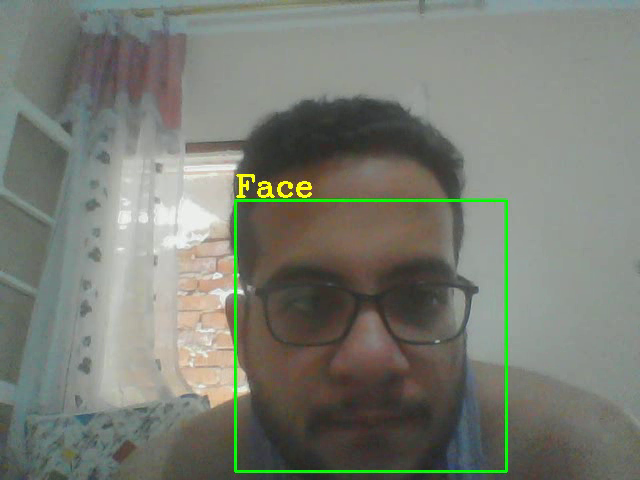
#> input picture frame 15 of Introduct to Image processing/HaarCascade/FaceDetection.avi, 640 x 480 px, given in place of vtest.avi, which was not available
$ jupyter execute 'Motion detection and Car Count.ipynb'   (text cells are left out)
#> lines starting #> are read from the running program, lines starting #| are printed output that depends on the picture; after the words box and inside, x2 and y2 are one past the last pixel; in counts of white or black regions, pixels touching at a corner belong together; pictures that were not available may be replaced by others from this repository, and a replacement may not be noted
[cell 1]
import numpy as np
import matplotlib.pyplot as plt
import cv2
import datetime
import os
from time import sleep
# from tracker import *

[cell 2]
cap = cv2.VideoCapture('vtest.avi')
# frame_width = int( cap.get(cv2.CAP_PROP_FRAME_WIDTH))
# frame_height =int( cap.get( cv2.CAP_PROP_FRAME_HEIGHT))

# print(frame_width, frame_height)

fourcc =cv2.VideoWriter_fourcc(*'XVID')
output = cv2.VideoWriter('output Motion Detection.avi',fourcc, 5.0,(1280,720))

_, frame1 = cap.read()
#> frame1 is the input picture: shape (480, 640, 3); mean B, G, R 115, 124.7, 121.3
_, frame2 = cap.read()
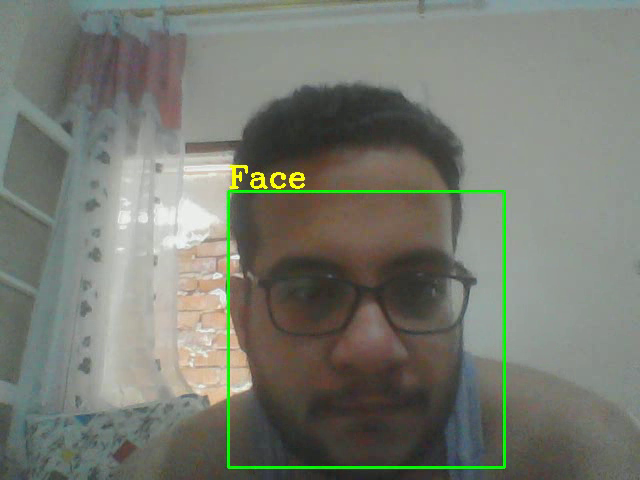
#> input picture frame 16 of Introduct to Image processing/HaarCascade/FaceDetection.avi, 640 x 480 px, given in place of vtest.avi, which was not available
#> frame2 is the input picture: shape (480, 640, 3); mean B, G, R 112.8, 122.6, 119.2

while cap.isOpened():
    movement = cv2.absdiff(frame1, frame2)
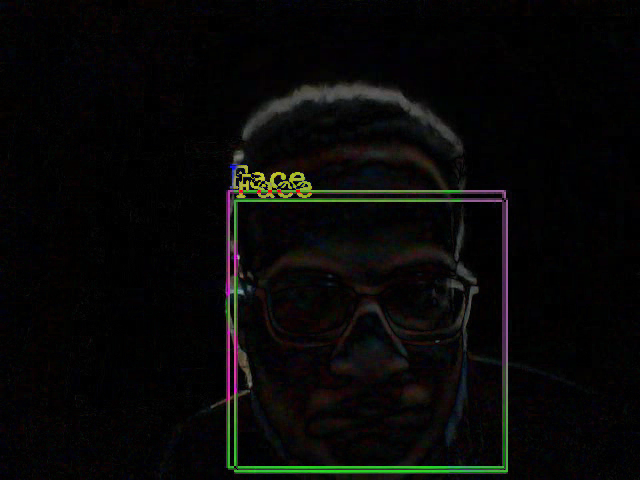
#> movement: shape (480, 640, 3); mean B, G, R 7.4, 8.1, 8.3
    gray = cv2.cvtColor(movement, cv2.COLOR_BGR2GRAY)

    blur = cv2.GaussianBlur(gray, (5,5),0)
    _, thresh = cv2.threshold(blur, 60, 255, cv2.THRESH_BINARY)
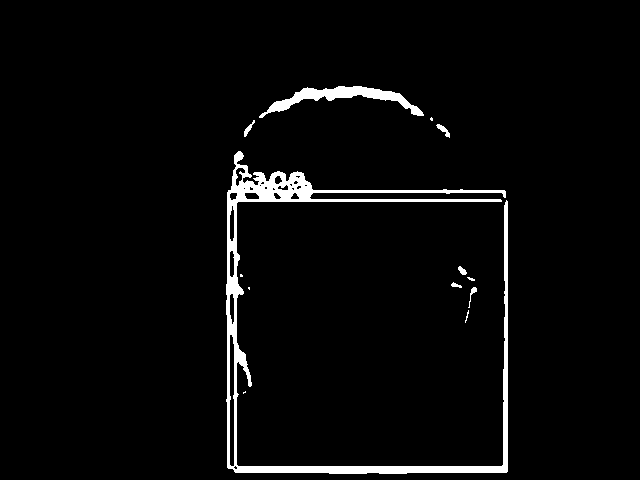
#> thresh: shape (480, 640); 3.4% white; 13 white regions (6 under 20 px), largest, box (x1, y1, x2, y2) and area: (226, 151, 508, 474) 8481, (259, 86, 424, 118) 1538, (436, 124, 450, 138) 74
    dilation = cv2.dilate(thresh,None, iterations= 5)
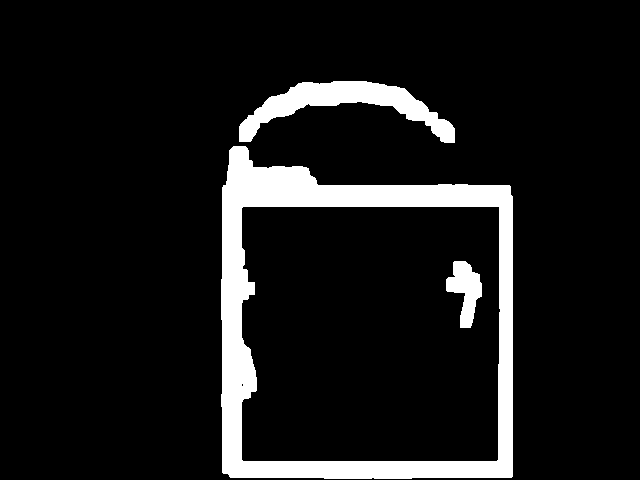
#> dilation: shape (480, 640); 9.6% white; 3 white regions
    contours,_ = cv2.findContours(dilation, cv2.RETR_TREE,
                                  cv2.CHAIN_APPROX_NONE)
#> contours = 5 contours, 1 with area under 20; largest, box (x1, y1, x2, y2) and area: (221, 146, 513, 479) 86769, (241, 206, 501, 462) 64720, (239, 81, 455, 143) 4606, (446, 261, 482, 328) 1248
#     cv2.drawContours(frame1,contours,-1,(0,255,0),1)

    for contour in contours:
        x,y,w,h = cv2.boundingRect(contour)

        if cv2.contourArea(contour) < 900:
            continue
        cv2.rectangle(frame1 , (x,y),(x+w, y+h),(0,255,0),2)
        cv2.putText(frame1, f'states: Movement',(10,30),
                    cv2.FONT_HERSHEY_SCRIPT_SIMPLEX,1,(0,0,255),2)
#> this loop made 5 passes
#> (x, y, w, h) on passes 1 to 5: (221, 146, 292, 333), (241, 383, 3, 4), (241, 206, 260, 256), (446, 261, 36, 67), (239, 81, 216, 62)
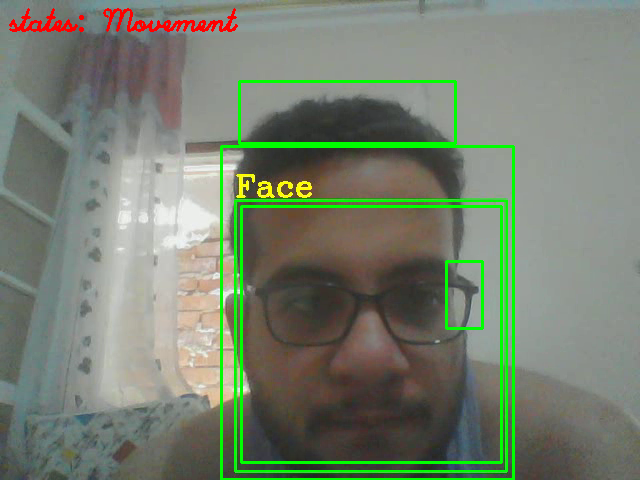
#> frame1: shape (480, 640, 3); 3.42% of pixels changed, all inside (x1, y1, x2, y2) = (9, 8, 515, 480)
    image = cv2.resize(frame1, (1280,720))
    output.write(image)
    cv2.imshow("gray", gray)
    cv2.imshow("dilation", dilation)
    cv2.imshow("feed", frame1)
    frame1 = frame2
    ret, frame2 = cap.read()
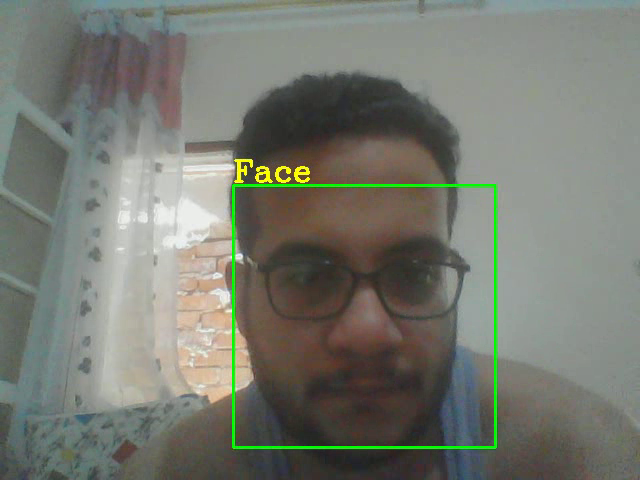
#> input picture frame 17 of Introduct to Image processing/HaarCascade/FaceDetection.avi, 640 x 480 px, given in place of vtest.avi, which was not available
#> frame2 is the input picture: shape (480, 640, 3); mean B, G, R 112.3, 121.7, 118.8
    if cv2.waitKey(40) == 27 or not ret:

#> (key Esc is pressed here)
        break

cv2.destroyAllWindows()
cap.release()
output.release()

[cell 3]
# [52 lines of commented-out code are left out]

[cell 4]
INTERESTED_W = 80
INTERESTED_H = 90
h_line = 550
offset = 6

cap = cv2.VideoCapture('tracking Object videos/CarStaticBackground.mp4')
fourcc= cv2.VideoWriter_fourcc(*'XVID')
#> fourcc = 1145656920
output = cv2.VideoWriter('countcars.mp4', fourcc, 10, (1280,720))
BGS = cv2.createBackgroundSubtractorMOG2()
count = 0
def get_center(x,y,w,h):
    w1 = int(w/2)
    h1 = int(h/2)
    center = (x+w1,y+h1)
    return center
def get_mask(img):
    gray = cv2.cvtColor(frame, cv2.COLOR_BGR2GRAY)
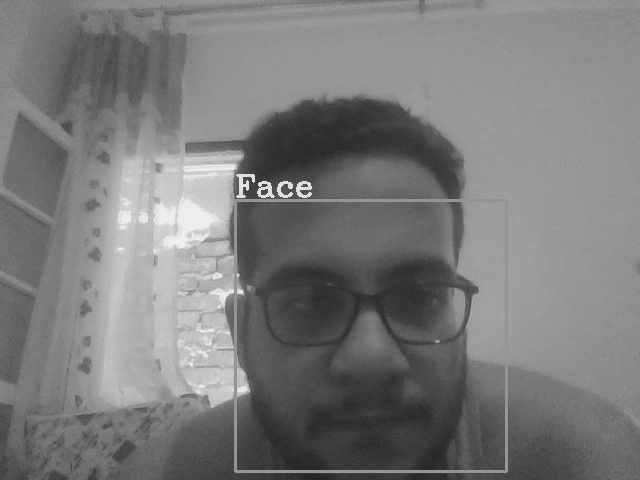
#> gray: shape (480, 640); min 33, max 244, mean 122.5
    blur = cv2.GaussianBlur(gray, (5,5),3)
    mask = BGS.apply(blur)
#> mask: shape (480, 640); every value is 127
    dilation = cv2.dilate(mask, np.ones((3,3)))

    return dilation
centers = []
while True:
    ret, frame= cap.read()
    if ret:
        mask = get_mask(frame)
        contours,_ = cv2.findContours(mask, cv2.RETR_TREE, cv2.CHAIN_APPROX_NONE)
#> contours = 1 contour; box (x1, y1, x2, y2) and area: (0, 0, 640, 480) 306081

        cv2.line(frame, (25, h_line), (1200, h_line), (176, 130, 39), 2)
        for contour in contours:
            (x,y,w,h) = cv2.boundingRect(contour)

#             validarea_contour = cv2.contourArea(contour) >= 1000
            validarea_contour = (w >= INTERESTED_W) and (h >= INTERESTED_H)
            if not validarea_contour:
                continue
            cv2.rectangle(frame , (x,y),(x+w,y+h), (0,255,0),2)
            center = get_center(x,y,w,h)
            centers.append(center)
            cv2.circle(frame, center,4, (0, 0, 255), -1)

            for x,y in centers :
                if h_line+offset > y > h_line - offset :
                    count += 1
                    cv2.line(frame, (25, h_line), (1200, h_line), (0, 127, 255), 3)
                    centers.remove((x, y))
                    print("No. of cars detected : " + str(count))
#> this loop made 1 pass
#> (w, h, validarea_contour, w1 in get_center, h1 in get_center) on pass 1: (640, 480, True, 320, 240)
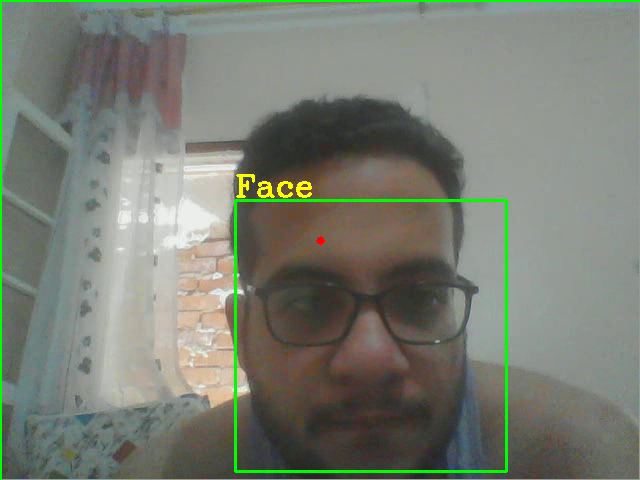
#> frame: shape (480, 640, 3); 1.11% of pixels changed, all inside (x1, y1, x2, y2) = (0, 0, 640, 480)
#> after the loop, centers = [(320, 240)]; count = 0

        cv2.putText(frame, "VEHICLE COUNT : "+str(count), (320, 70),cv2.FONT_HERSHEY_COMPLEX, 2, (0, 0, 255), 4)
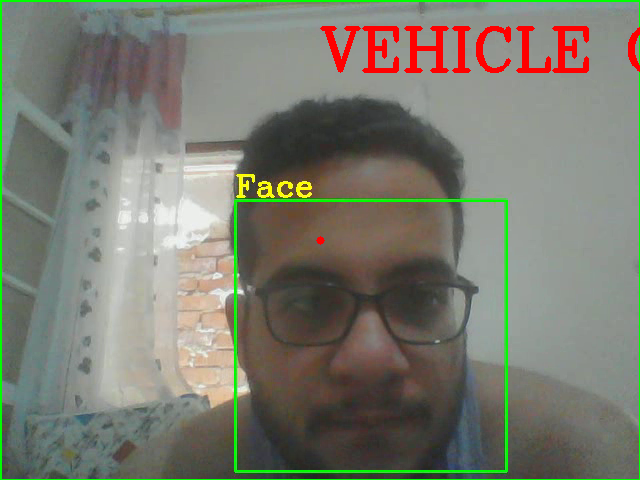
#> frame: shape (480, 640, 3); 1.69% of pixels changed, all inside (x1, y1, x2, y2) = (320, 26, 640, 73)
        image = cv2.resize(frame, (1280,720))
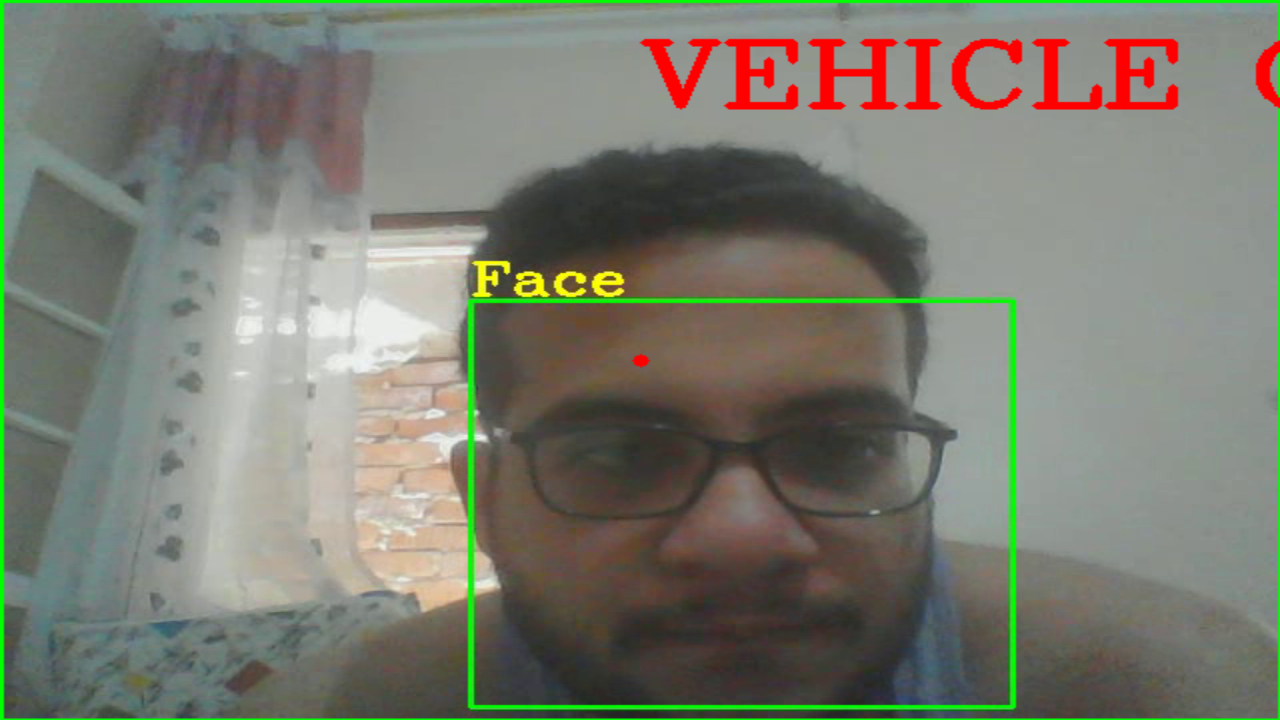
#> image: shape (720, 1280, 3); mean B, G, R 111.3, 123.6, 121.9
        output.write(image)
        cv2.imshow("Video Original", frame)
        cv2.imshow(" Detectar ", mask)

        if cv2.waitKey(1) == 27:
#> (key Esc is pressed here)
            break
    else:
        break

cv2.destroyAllWindows()
cap.release()
output.release()

$ run again, starting later in the video
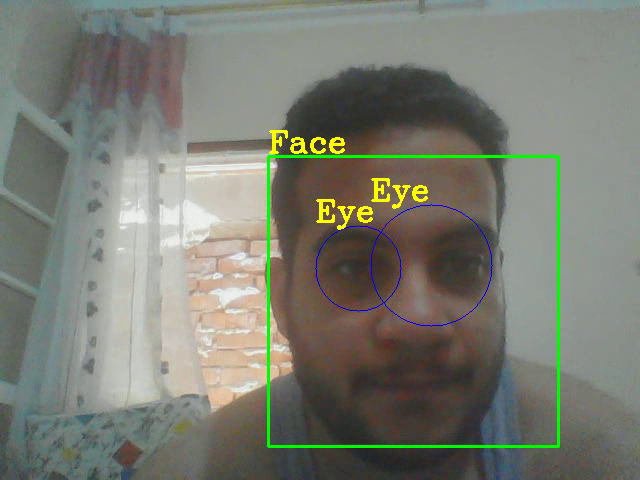
#> input picture frame 71 of Introduct to Image processing/HaarCascade/FaceDetection.avi, 640 x 480 px, given in place of vtest.avi, which was not available
#> frame1 is the input picture: shape (480, 640, 3); mean B, G, R 113.8, 124.5, 122
#> thresh: shape (480, 640); 0.94% white; 15 white regions (4 under 20 px), largest, box (x1, y1, x2, y2) and area: (311, 193, 373, 231) 948, (273, 150, 496, 177) 738, (371, 178, 391, 202) 272
#> dilation: shape (480, 640); 3.3% white; 1 white region
#> `contours,_ = cv2.findContours(dilation, cv2.RETR_TREE, cv2.CHAIN_APPRO..`: contours = 1 contour; box (x1, y1, x2, y2) and area: (268, 127, 501, 236) 9662
#> the loop `for contour in contours:` made 1 pass
#> (w, h) on pass 1: (233, 109)
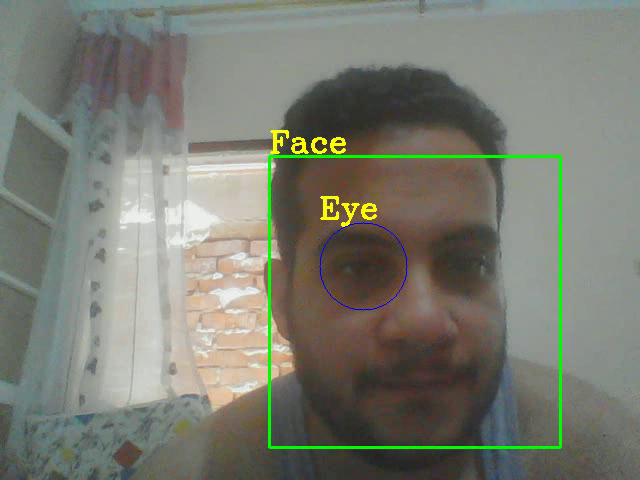
#> input picture frame 73 of Introduct to Image processing/HaarCascade/FaceDetection.avi, 640 x 480 px, given in place of vtest.avi, which was not available
#> frame2 is the input picture: shape (480, 640, 3); mean B, G, R 113, 124.2, 122
#> fourcc = 1145656920
#> mask: shape (480, 640); every value is 127
#> `contours,_ = cv2.findContours(mask, cv2.RETR_TREE, cv2.CHAIN_APPROX_NO..`: contours = 1 contour; box (x1, y1, x2, y2) and area: (0, 0, 640, 480) 306081
#> the loop `for contour in contours:` made 1 pass
#> (w, h, validarea_contour) on pass 1: (640, 480, True)
#> after the loop `for contour in contours:`: centers = [(320, 240)]; count = 0
#> `image = cv2.resize(frame, (1280,720))`:
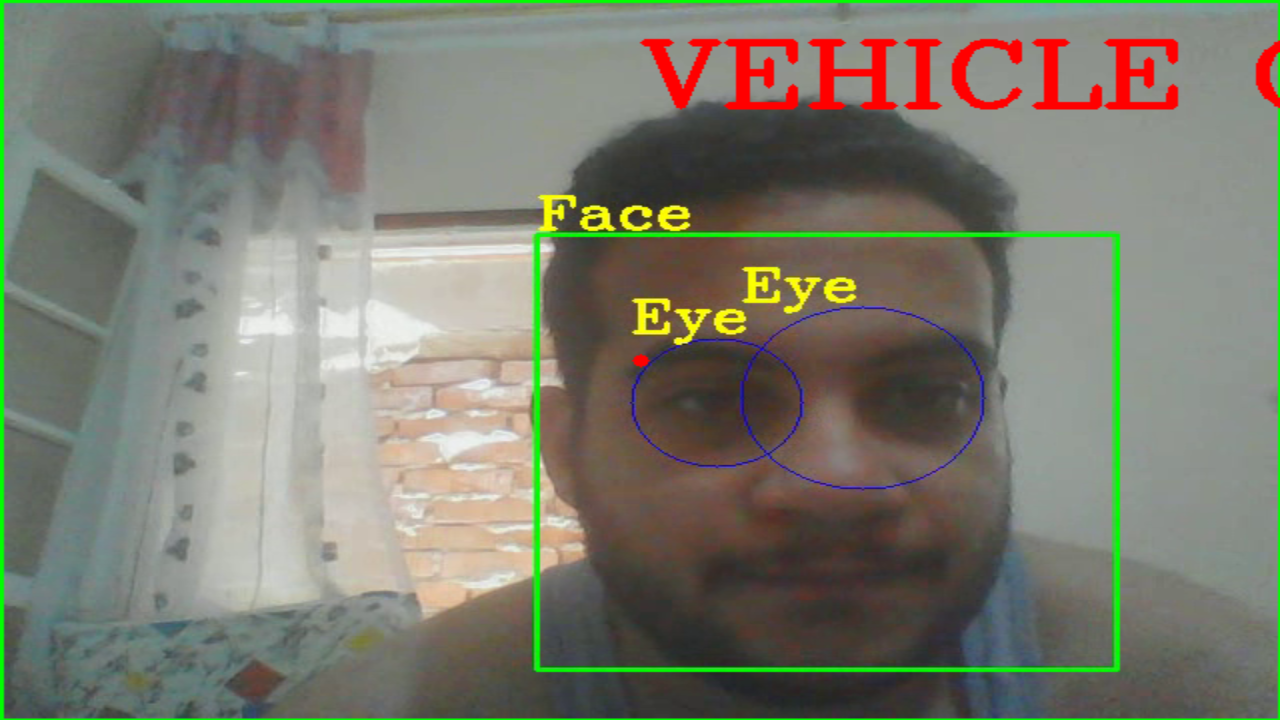
#> image: shape (720, 1280, 3); mean B, G, R 110.2, 123.4, 122.8

$ run again, starting later in the video
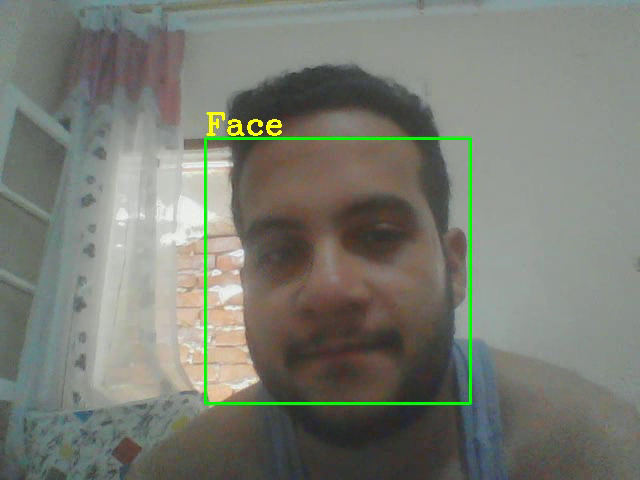
#> input picture frame 127 of Introduct to Image processing/HaarCascade/FaceDetection.avi, 640 x 480 px, given in place of vtest.avi, which was not available
#> frame1 is the input picture: shape (480, 640, 3); mean B, G, R 114.7, 124, 121.2
#> thresh: shape (480, 640); 1.8% white; 6 white regions (1 under 20 px), largest, box (x1, y1, x2, y2) and area: (204, 118, 472, 403) 4631, (251, 192, 270, 216) 261, (272, 199, 290, 223) 192, (292, 199, 308, 216) 184, (207, 112, 225, 132) 153
#> dilation: shape (480, 640); 5.2% white; 2 white regions
#> `contours,_ = cv2.findContours(dilation, cv2.RETR_TREE, cv2.CHAIN_APPRO..`: contours = 2 contours; box (x1, y1, x2, y2) and area: (199, 107, 477, 408) 12932, (246, 187, 313, 228) 1984
#> the loop `for contour in contours:` made 2 passes
#> (w, h) on passes 1 to 2: (67, 41), (278, 301)
#> fourcc = 1145656920
#> mask: shape (480, 640); every value is 127
#> `contours,_ = cv2.findContours(mask, cv2.RETR_TREE, cv2.CHAIN_APPROX_NO..`: contours = 1 contour; box (x1, y1, x2, y2) and area: (0, 0, 640, 480) 306081
#> the loop `for contour in contours:` made 1 pass
#> (w, h, validarea_contour) on pass 1: (640, 480, True)
#> after the loop `for contour in contours:`: centers = [(320, 240)]; count = 0
#> `image = cv2.resize(frame, (1280,720))`:
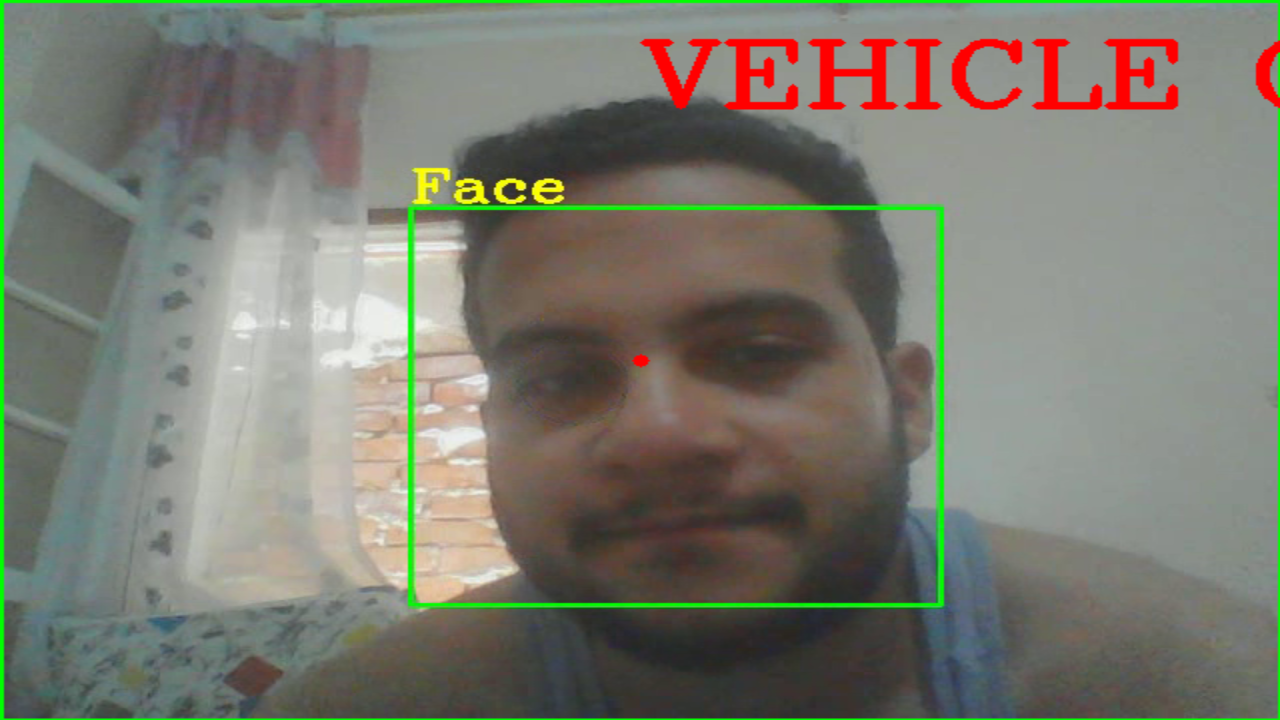
#> image: shape (720, 1280, 3); mean B, G, R 111, 122.9, 121.9
